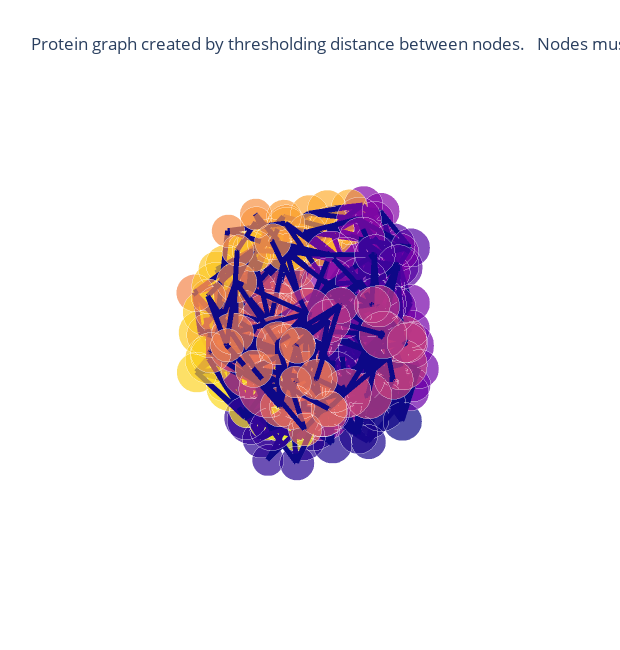

The cell this chart's notebook holds for it:
### Markdown cell above
Next, let's consider the last two edge construction functions [`add_k_nn_edges`](https://graphein.ai/modules/graphein.protein.html#graphein.protein.edges.distance.add_k_nn_edges) and [`add_distance_threshold`](https://graphein.ai/modules/graphein.protein.html#graphein.protein.edges.distance.add_distance_threshold). These two functions take additional parameters. We can manage this with partial functions. These functions also feature a `long_interaction_threshold` parameter which specifies the minimum number of residues in the sequence between two residues in order to add an edge. This is because we may not be so interested in residues close together in the sequence being close together in the graph.

### Code cell
from functools import partial
from graphein.protein.edges.distance import add_distance_threshold

new_edge_funcs = {"edge_construction_functions": [partial(add_distance_threshold, long_interaction_threshold=5, threshold=10.)]}
config = ProteinGraphConfig(**new_edge_funcs)

g = construct_graph(config=config, pdb_code="3eiy")
p = plotly_protein_structure_graph(
    g,
    colour_edges_by="kind",
    colour_nodes_by="seq_position",
    label_node_ids=False,
    plot_title="Protein graph created by thresholding distance between nodes. \n Nodes must be <10A apart and at least 5 positions apart \n Nodes coloured by sequence position.",
    node_size_multiplier=1
    )
p.show()

### Figure 1 — Plotly figure (JSON) as saved in the notebook; plotly's stock layout.template omitted (floating-point values rounded to 4 significant figures; data arrays with more than 128 entries replaced by an {"elided": "..."} marker saying what was removed)
{"data": [{"hoverinfo": "text+x+y+z", "marker": {"color": {"elided": "174x4 float values"}, "opacity": 0.7, "size": {"elided": "174 int values"}, "symbol": "circle"}, "mode": "markers", "text": {"elided": "174 str values"}, "type": "scatter3d", "x": {"elided": "174 float values"}, "y": {"elided": "174 float values"}, "z": {"elided": "174 float values"}}, {"hoverinfo": "text", "line": {"color": {"elided": "2856x4 float values"}, "width": 10}, "mode": "lines", "text": {"elided": "2856 str values"}, "type": "scatter3d", "x": {"elided": "2856 float values"}, "y": {"elided": "2856 float values"}, "z": {"elided": "2856 float values"}}], "layout": {"height": 650, "margin": {"t": 100}, "scene": {"xaxis": {"showbackground": false, "showgrid": false, "showline": false, "showticklabels": false, "title": {"text": ""}, "zeroline": false}, "yaxis": {"showbackground": false, "showgrid": false, "showline": false, "showticklabels": false, "title": {"text": ""}, "zeroline": false}, "zaxis": {"showbackground": false, "showgrid": false, "showline": false, "showticklabels": false, "title": {"text": ""}, "zeroline": false}}, "showlegend": false, "title": {"text": "Protein graph created by thresholding distance between nodes. \n Nodes must be <10A apart and at least 5 positions apart \n Nodes coloured by sequence position."}, "width": 620}}
